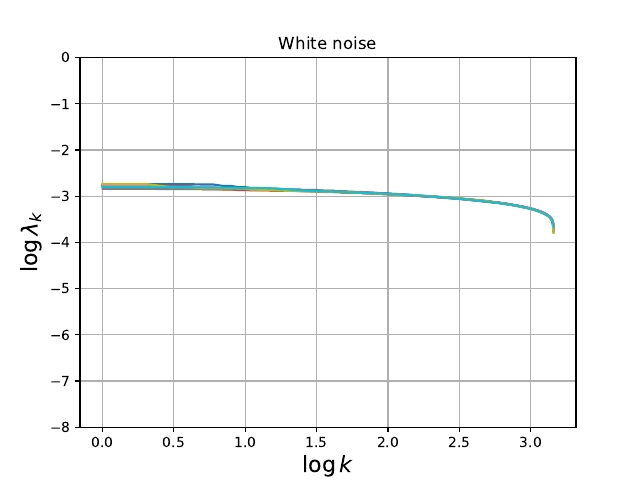

Reproduce this figure in Python.
import numpy as np
import pandas as pd
from scipy.stats import kendalltau
from scipy.linalg import toeplitz
from statsmodels.tsa.stattools import acf
from matplotlib.backends.backend_pdf import PdfPages
import matplotlib.pyplot as plt

ntime = 24*60*7
nseries = 10
nlags = 24*60

gen_examples = []

gen_examples.append(("White noise", lambda : np.random.normal(size=(ntime, nseries))))

def f():
    x = np.random.normal(size=(ntime, nseries))
    x += np.outer(np.linspace(-2, 2, ntime), np.random.normal(size=nseries))
    return x
gen_examples.append(("Random lines", f))

def f():
    r = 0.99
    x = np.random.normal(size=(ntime, nseries))
    for k in range(1, ntime):
        x[k, :] = r*x[k-1, :] + np.sqrt(1-r**2)*x[k, :]
    return x
gen_examples.append(("AR 0.99", f))

def f():
    r = 0.99
    x = np.random.normal(size=(ntime, nseries))
    f = np.linspace(-100, 100, 24*60)
    f = 1 / (1 + np.abs(f))
    f /= np.sqrt(np.sum(f*f))
    z = np.apply_along_axis(lambda x: np.convolve(x, f, mode='same'), axis=0, arr=x)
    return z
gen_examples.append(("Convolution", f))

def f():
    t = np.sin(np.linspace(0, 2*np.pi*7, ntime))
    t += np.sin(np.linspace(0, 2*np.pi*14, ntime))
    x = t[:, None] + np.random.normal(size=(ntime, nseries))
    return x
gen_examples.append(("Sinusoid", f))

pdf = PdfPages("ssa_examples.pdf")

lk = np.log10(1 + np.arange(nlags + 1))

for k in range(len(gen_examples)):

    da = gen_examples[k][1]()

    for tau in False, True:

        plt.clf()
        plt.grid(True)
        plt.title(gen_examples[k][0])

        for j in range(nseries):

            x = da[:, j]

            if tau:
                a = np.zeros(nlags+1)
                a[0] = 1
                for l in range(1, nlags+1):
                    a[l] = kendalltau(x[0:-l], x[l:]).correlation
            else:
                a = acf(x, nlags=nlags, fft=True)

            c = toeplitz(a)
            eiv, eig = np.linalg.eigh(c)
            ii = np.argsort(-eiv)
            eiv = eiv[ii]
            eig = eig[:, ii]

            # Normalize
            eivn = eiv / eiv.sum()

            plt.plot(lk, np.log10(eivn))

        plt.ylim(-8, 0)
        plt.xlabel(r"$\log\, k$", size=16)
        plt.ylabel(r"$\log\, \lambda_k$", size=16)
        pdf.savefig()

pdf.close()
